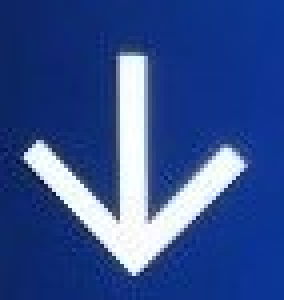
#> input picture src_Arrow/rtd.jpg, 71 x 75 px (shown 4 times larger)
$ python rotation45.py
#> lines starting #> are read from the running program, lines starting #| are printed output that depends on the picture; after the words box and inside, x2 and y2 are one past the last pixel; in counts of white or black regions, pixels touching at a corner belong together
### getGround.py
import cv2
import numpy as np
import random as rand

src = cv2.imread('./src_Arrow/rtd.jpg')
#> src is the input picture: shape (75, 71, 3); mean B, G, R 143.3, 79.1, 51.8
#print('shape: ', src.shape)

B = G = R = 0
for randSelect in range(10):
     rPixel = rand.randint(0, src.shape[1]-1)
     #print('cursor: ', src.shape[0]-3, rPixel)
     bgColor = src[src.shape[0]-3, rPixel]
     B += bgColor[0]
     G += bgColor[1]
     R += bgColor[2]
#> this loop made 10 passes
#> (bgColor, B, G, R) on passes 2 to 10: ([135, 50, 12], 270, 98, 26), ([105, 39, 14], 375, 137, 40), ([130, 51, 18], 505, 188, 58), ([148, 53, 10], 653, 241, 68), ([148, 51, 13], 801, 292, 81), ([134, 48, 12], 935, 340, 93), ([132, 48, 13], 1067, 388, 106), ([147, 52, 13], 1214, 440, 119), ([131, 50, 12], 1345, 490, 131)
#> (B, G, R) on pass 1: (135, 48, 14)
#> after the loop, B = 1345; G = 490; R = 131
     #print('aveBGR: ', B, G, R)
B /= 10
#> B = 134.5
G /= 10
#> G = 49
R /= 10
#> R = 13.1
print('aveBGR: ', B, G, R)
#| aveBGR:  134.5 49.0 13.1

crit = B+G+R
#> crit = 196.6
if crit > 270:
     bgRes = True
else:
     bgRes = False
print('bgRes: ', bgRes)

### centroid.py
import cv2
import numpy as np
import getGround as bg
#1
img = bg.src
if bg.bgRes == False:
    src = 255 - img
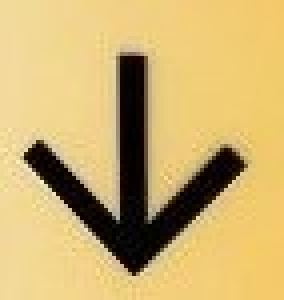
#> src: shape (75, 71, 3) (shown 4 times larger); mean B, G, R 111.7, 175.9, 203.2
    print('---------------')
else:
    src = img
    print('_______________')
#cv2.imshow('src',  src)

src = src[5:src.shape[0]-5, 5:src.shape[1]-5]
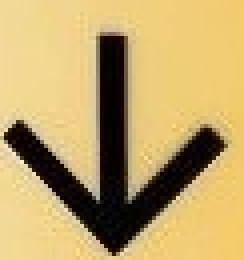
#> src: shape (65, 61, 3) (shown 4 times larger); mean B, G, R 105.3, 164.5, 189.9

gray = cv2.cvtColor(src, cv2.COLOR_BGR2GRAY)
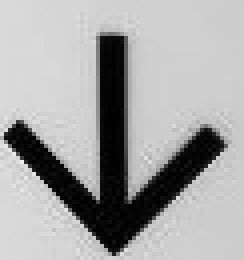
#> gray: shape (65, 61) (shown 4 times larger); min 0, max 238, mean 165.3
ret, bImage = cv2.threshold(gray, 128, 255, cv2.THRESH_BINARY_INV)
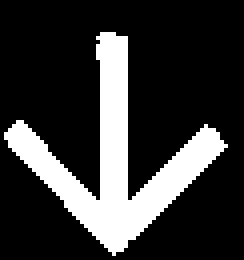
#> bImage: shape (65, 61) (shown 4 times larger); 21.4% white; 1 white region
#cv2.imshow('gray',  bImage)
print('shape: ', src.shape)
#| shape:  (65, 61, 3)
#2
mode = cv2.RETR_EXTERNAL
method = cv2.CHAIN_APPROX_SIMPLE
contours, hierarchy = cv2.findContours(bImage, mode, method)
#> contours = 1 contour; box (x1, y1, x2, y2) and area: (1, 8, 57, 64) 750

dst = src.copy()
cv2.drawContours(dst, contours, -1, (0,255,0), 2)
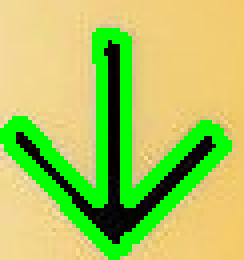
#> dst: shape (65, 61, 3) (shown 4 times larger); mean B, G, R 92.8, 198.3, 169.8
#cv2.imshow('cnt',  dst)
#print(contours)
#3
for cnt in contours:
    try:
        M = cv2.moments(cnt, True)
        cx = int(M['m10']/M['m00'])
        cy = int(M['m01']/M['m00'])
        cv2.circle(dst, (cx, cy), 5, (0,0,255), 2)
        print('x, y: ',cx, cy)
    except ZeroDivisionError as e:
        continue
#> this loop made 1 pass
#> (cx, cy) on pass 1: (28, 40)
#| x, y:  28 40
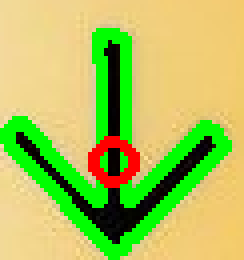
#> dst: shape (65, 61, 3) (shown 4 times larger); 2.27% of pixels changed, all inside (x1, y1, x2, y2) = (22, 34, 35, 47)

cv2.imshow('dst',  dst)
cv2.waitKey()
cv2.destroyAllWindows()

### rotation45.py
import cv2
import math
import numpy as np
import centroid as ct

src = ct.src
mask = np.zeros(src.shape, dtype = np.uint8)
center = [ct.cx, ct.cy]
print('------45------')
print('shape2: ', src.shape)
#| shape2:  (65, 61, 3)
cv2.circle(mask, (center[0], center[1]), 1, (0,0,255), 2)

rows, cols, _ = src.shape
#> rows = 65; cols = 61
zeroX = rows / 2
#> zeroX = 32.5
zeroY = cols / 2
#> zeroY = 30.5
a = center[0] - zeroX
#> a = -4.5
b = center[1] - zeroY
#> b = 9.5

radian = 60 * (math.pi / 180)
rx = math.cos(radian) * a - math.sin(radian) * b
#> rx = -10.48
ry = math.sin(radian) * a + math.cos(radian) * b
#> ry = 0.853
ix = round(rx)
#> ix = -10
iy = round(ry)
#> iy = 1
#cv2.circle(mask, (ix, iy), 2, (0,255,0), 2)

result_x = ix + zeroX
#> result_x = 22.5
result_y = iy + zeroY
#> result_y = 31.5

print('rotate: ', result_x, result_y)
#| rotate:  22.5 31.5
cv2.circle(mask, (int(result_x), int(result_y)), 1, (255,255,0), 2)
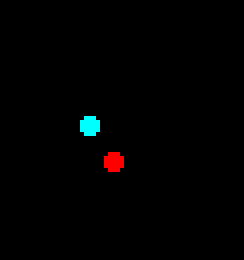
#> mask: shape (65, 61, 3) (shown 4 times larger); mean of channels 0, 1, 2 1.4, 1.4, 1.4; drawn as B, G, R
cv2.imshow('mask',  mask)

if result_x <= zeroX and result_y < zeroY:
     print('left')
elif result_x > zeroX and result_y <= zeroY:
     print('up')
elif result_x >= zeroX and result_y > zeroY:
     print('right')
elif result_x < zeroX and result_y >= zeroY:
     print('down')
else:
     print('N/A')

cv2.waitKey()
cv2.destroyAllWindows()

$ run again, with src_Arrow/left2.jpg copied over src_Arrow/rtd.jpg
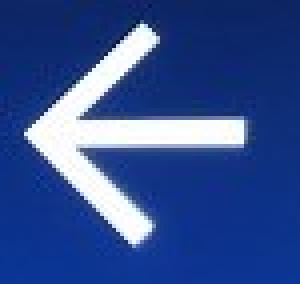
#> input picture src_Arrow/left2.jpg, 75 x 71 px (shown 4 times larger)
#> src is the input picture: shape (71, 75, 3); mean B, G, R 144.8, 79.4, 51.7
#> the loop `for randSelect in range(10):` made 10 passes
#> (bgColor, B, G, R) on passes 2 to 9: ([147, 52, 13], 293, 103, 25), ([148, 53, 10], 441, 156, 35), ([149, 55, 12], 590, 211, 47), ([147, 53, 10], 737, 264, 57), ([147, 52, 13], 884, 316, 70), ([146, 51, 12], 1030, 367, 82), ([148, 53, 13], 1178, 420, 95), ([147, 52, 13], 1325, 472, 108)
#> after the loop `for randSelect in range(10):`: B = 1471; G = 522; R = 122
#> `B /= 10`: B = 147.1
#> `G /= 10`: G = 52.2
#> `R /= 10`: R = 12.2
#| aveBGR:  147.1 52.2 12.2
#> crit = 211.5
#> bImage: shape (61, 65); 21.5% white; 1 white region
#| shape:  (61, 65, 3)
#> contours = 1 contour; box (x1, y1, x2, y2) and area: (1, 1, 57, 57) 752
#> the loop `for cnt in contours:` made 1 pass
#> (cx, cy) on pass 1: (23, 28)
#> (printed output is left out)
#> after the loop `for cnt in contours:`:
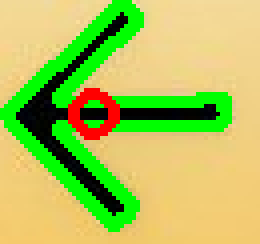
#> dst: shape (61, 65, 3) (shown 4 times larger); mean B, G, R 90.7, 193.6, 174.5
#| shape2:  (61, 65, 3)
#| rotate:  30.5 23.5
#> `cv2.circle(mask, (int(result_x), int(result_y)), 1, (255,255,0), 2)`:
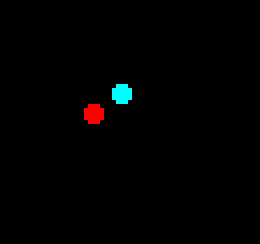
#> mask: shape (61, 65, 3) (shown 4 times larger); mean of channels 0, 1, 2 1.4, 1.4, 1.4; drawn as B, G, R
